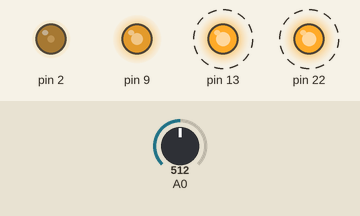
Simulated run of this sketch. Board: Arduino Mega 2560, built with avr-gcc and run on an emulated ATmega2560. Parts: output pins drawn as LEDs (lit = HIGH). Dashed ring = blinking. The inputs (shaded band) are chosen by the test bench; at power-on: A0 = 512. What the sketch prints to the serial monitor is not drawn.

Above: at 0.2 s.
Timing chart, 0 to 3.0 s (numbered marks = the images above):
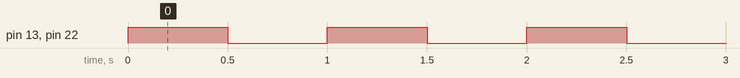

The sketch:

MegaCheck.ino
```cpp
// Exercises the Mega pins the simulator maps: the built-in LED on 13,
// PWM on a timer 3 pin and a timer 2 pin, a pin on port A, an analog input
// and the serial port.
void setup() {
  Serial.begin(9600);
  pinMode(13, OUTPUT);
  pinMode(22, OUTPUT);
  analogWrite(2, 64);
  analogWrite(9, 192);
}

void loop() {
  digitalWrite(13, HIGH);
  digitalWrite(22, HIGH);
  Serial.println(analogRead(A0));
  delay(500);
  digitalWrite(13, LOW);
  digitalWrite(22, LOW);
  delay(500);
}
```

Measured:
- by itself, pin 13, pin 22: alternates HIGH for 0.50 s and LOW for 0.50 s
